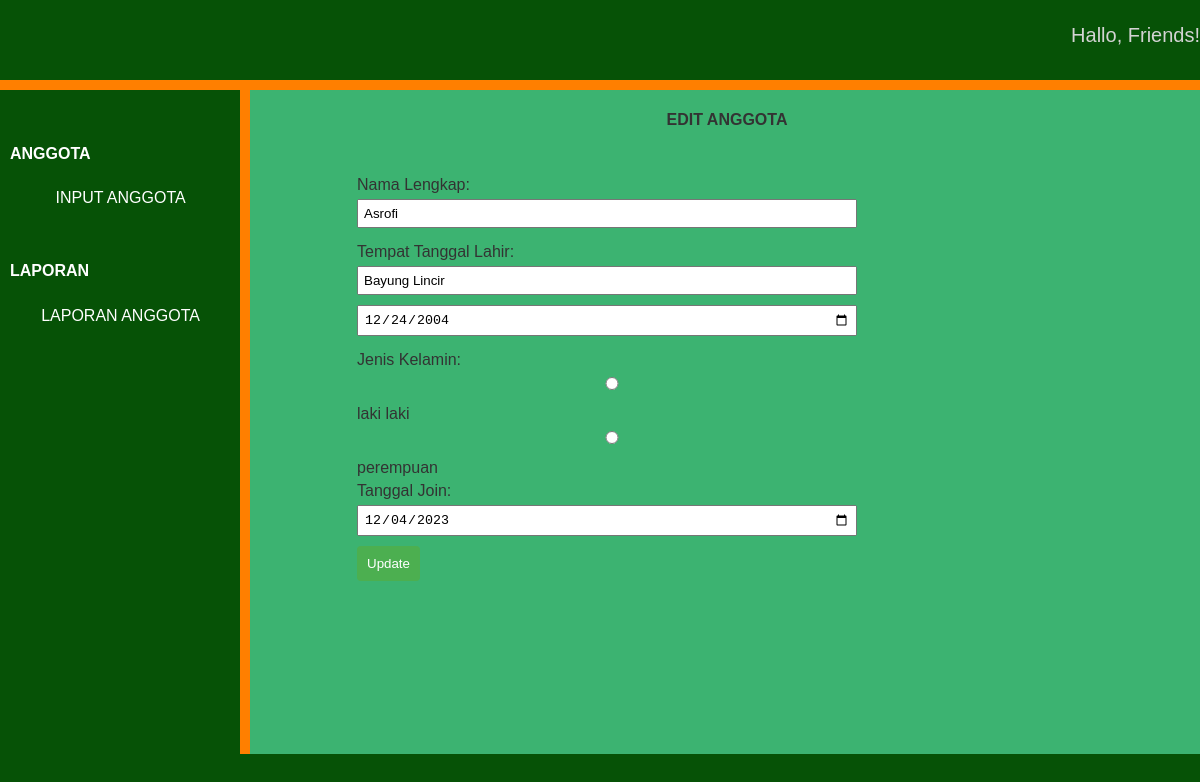
The app's page /edit.php?nama_lengkap=Asrofi with its own data.
### tables this page shows
CREATE TABLE `anggota` (
  `nama_lengkap` varchar(30) NOT NULL,
  `tempat_lahir` varchar(15) NOT NULL,
  `tanggal_lahir` date NOT NULL,
  `jenis_kelamin` enum('laki laki','perempuan','','') NOT NULL,
  `tanggal_join` date NOT NULL
);

### edit.php (the view, shortened to what this page needs)
<?php
include 'koneksi.php';
?>
<!DOCTYPE html>
<html>
<head>
    <link rel="stylesheet" type="text/css" href="css/Home.css">
</head>
<body>
    <div id="template">
        <div id="menu">
            <nav>
                <p>Hallo, Friends!</p>
            </nav>
        </div>
        <div id="content">
            <div id="left-content">
                <h4 class="anggota">ANGGOTA</h4>
                <p class="input-anggota"><a href="Input_anggota.html">INPUT ANGGOTA</a></p>
                <h4 class="laporan">LAPORAN</h4>
                <p class="laporan-anggota"><a href="laporan_anggota.php">LAPORAN ANGGOTA</a></p>
            </div>
            <div id="right-content">
                <h4 class="inputanggota">EDIT ANGGOTA</h4>
                <?php
                $namaLengkap = $_GET['nama_lengkap'];
                $query = "SELECT * FROM anggota WHERE nama_lengkap='$namaLengkap'";
                $result = mysqli_query($conn, $query);
                if ($result && mysqli_num_rows($result) > 0) {
                    $row = mysqli_fetch_assoc($result);
                } else {
                    echo "Data tidak ditemukan.";
                    exit;
                }
                ?>
                <form method="post" action="EDT.php?nama_lengkap=<?php echo $row['nama_lengkap']; ?>">
                    <label for="nama_lengkap">Nama Lengkap:</label>
                    <input type="text" name="nama_lengkap" value="<?php echo $row['nama_lengkap']; ?>" required>
                    <label for="tempat_lahir">Tempat Tanggal Lahir:</label>
                    <input type="text" name="tempat_lahir" value="<?php echo $row['tempat_lahir']; ?>" required>
                    <input type="date" name="tanggal_lahir" value="<?php echo $row['tanggal_lahir']; ?>" required>
                    <label>Jenis Kelamin:</label>
                    <input type="radio" name="jenis_kelamin" value="<?php echo $row['jenis_kelamin']; ?>" required>
                    <label for="laki laki">laki laki</label>
                    <input type="radio" name="jenis_kelamin" value="<?php echo $row['jenis_kelamin']; ?>" required>
                    <label for="perempuan">perempuan</label>
                    <label for="tanggal_join">Tanggal Join:</label>
                    <input type="date" name="tanggal_join" value="<?php echo $row['tanggal_join']; ?>" required>
                    <input type="submit" name="Update" value="Update">
                </form>
            </div>
        </div>
    </div>
</body>
</html>

### css/Home.css (style rules this page uses)
body { font-family: Arial, sans-serif; background-color: #065206; margin: 0; padding: 0; }
#template { height: 83vh; margin: 10px auto; outline-color: rgb(9, 97, 197); }
nav { display: inline-block; width: 100%; }
nav p { color: #d3d3d3; text-align: right; line-height: 10px; font-size: 20px; text-decoration: none; }
#content { height: 100%; width: 100%; margin-top: 20px; background: white; }
#left-content { height: 100%; width: 20%; float: left; border-top: 10px solid #ff7f00; border-right: 10px solid #ff7f00; background: #065206; }
.anggota { text-align: left; color: white; margin-top: 50px; padding: 5px 10px; }
.input-anggota { text-align: center; margin-top: 10px; margin-left: 3px; width: 98%; }
.input-anggota a { text-decoration: none; color: white; }
.laporan { text-align: left; color: white; margin-top: 50px; padding: 5px 10px; }
.laporan-anggota { text-align: center; color: white; margin-top: 10px; margin-left: 3px; width: 98%; outline: none; }
.laporan-anggota a { text-decoration: none; color: white; }
#right-content { margin-top: 10px; height: 100%; width: 99.5%; border-top: 10px solid #ff7f00; border-left: 10px solid #ff7f00; background: #3CB371; }

### edit.php (style rules this page uses)
form { max-width: 500px; margin: 0 auto; padding: 20px; border-radius: 8px; }
h4.inputanggota { text-align: center; color: #333; }
label { display: block; margin: 5px 0 5px; color: #333; }
input[type="text"], input[type="date"], input[type="radio"] { width: 100%; padding: 5px; margin-bottom: 10px; box-sizing: border-box; align-items: center; }
input[type="radio"] { margin-left: 5px; }
input[type="submit"] { background-color: #4CAF50; color: white; border: none; padding: 10px; cursor: pointer; border-radius: 4px; }

### records on screen
anggota: nama_lengkap "Asrofi", tempat_lahir "Bayung Lincir", tanggal_lahir "12/24/2004", tanggal_join "12/04/2023"
